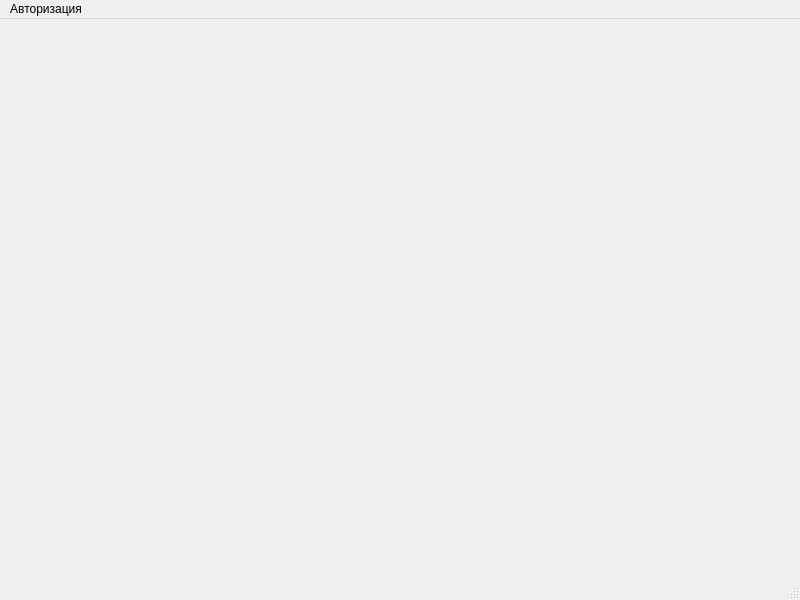
<?xml version="1.0" encoding="UTF-8"?>
<ui version="4.0">
 <class>Vk_APIView</class>
 <widget class="QMainWindow" name="Vk_APIView">
  <property name="geometry">
   <rect>
    <x>0</x>
    <y>0</y>
    <width>800</width>
    <height>600</height>
   </rect>
  </property>
  <property name="windowTitle">
   <string>MainWindow</string>
  </property>
  <widget class="QWidget" name="centralwidget"/>
  <widget class="QMenuBar" name="menubar">
   <property name="geometry">
    <rect>
     <x>0</x>
     <y>0</y>
     <width>800</width>
     <height>19</height>
    </rect>
   </property>
   <widget class="QMenu" name="menuAuth">
    <property name="title">
     <string>Авторизация</string>
    </property>
    <addaction name="logIn"/>
   </widget>
   <addaction name="menuAuth"/>
  </widget>
  <widget class="QStatusBar" name="statusbar"/>
  <action name="logIn">
   <property name="text">
    <string>Авторизоваться</string>
   </property>
  </action>
 </widget>
 <resources/>
 <connections/>
</ui>
